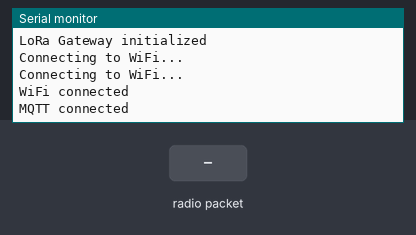
This sketch was run on a simulated ESP32. Shown: the last lines printed to the serial monitor. The inputs (shaded band) are chosen by the test bench. WiFi joins after 1.5 s; servers stay silent unless stated; no radio packets arrive unless stated; no MQTT or app messages arrive unless stated.

Above: at 3.2 s.
3.3 s: radio packet "5" arrives
At 4.4 s:
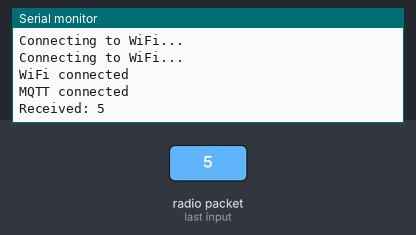
4.8 s: radio packet "90" arrives
At 5.7 s:
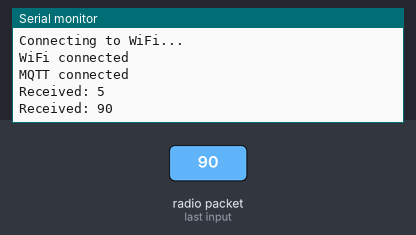
6.3 s: radio packet "200" arrives
At 7.0 s:
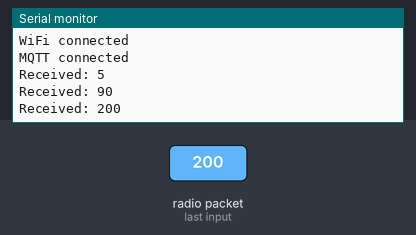

The sketch:

lora_gateway.ino
```cpp
#include <LoRa.h>
#include <WiFi.h>
#include <PubSubClient.h>
#include <ArduinoJson.h>

// WiFi credentials
const char* ssid = "your_wifi";
const char* password = "your_password";

// MQTT broker
const char* mqttServer = "your-backend-server.com";
const int mqttPort = 1883;
const char* mqttTopic = "wildlife/alert";

WiFiClient wifiClient;
PubSubClient mqttClient(wifiClient);

void setup() {
  Serial.begin(9600);

  // Initialize LoRa
  LoRa.setPins(10, 7, 6);
  if (LoRa.begin(433E6)) {
    Serial.println("LoRa Gateway initialized");
  }

  // Connect to WiFi
  WiFi.begin(ssid, password);
  while (WiFi.status() != WL_CONNECTED) {
    delay(1000);
    Serial.println("Connecting to WiFi...");
  }
  Serial.println("WiFi connected");

  // Connect to MQTT
  mqttClient.setServer(mqttServer, mqttPort);
  connectMQTT();
}

void loop() {
  if (!mqttClient.connected()) {
    connectMQTT();
  }
  mqttClient.loop();

  // Listen for LoRa packets
  int packetSize = LoRa.parsePacket();
  if (packetSize) {
    String message = "";
    while (LoRa.available()) {
      message += (char)LoRa.read();
    }

    Serial.println("Received: " + message);
    parseAndForward(message);
  }

  delay(100);
}

void connectMQTT() {
  while (!mqttClient.connected()) {
    if (mqttClient.connect("LoRaGateway")) {
      Serial.println("MQTT connected");
    } else {
      delay(5000);
    }
  }
}

void parseAndForward(String loraMessage) {
  // Parse: "ALERT:timestamp:count"
  int firstColon = loraMessage.indexOf(':');
  int secondColon = loraMessage.indexOf(':', firstColon + 1);

  if (firstColon > 0 && secondColon > 0) {
    String timestamp = loraMessage.substring(firstColon + 1, secondColon);
    String count = loraMessage.substring(secondColon + 1);

    // Create JSON payload
    StaticJsonDocument<200> doc;
    doc["beaconId"] = "BEACON_01";
    doc["timestamp"] = timestamp.toInt();
    doc["latitude"] = 10.3270;
    doc["longitude"] = 76.9550;
    doc["alertCount"] = count.toInt();

    String jsonString;
    serializeJson(doc, jsonString);

    // Publish to MQTT
    mqttClient.publish(mqttTopic, jsonString.c_str());
    Serial.println("Alert forwarded via MQTT");
  }
}
```

Measured:
- after the input at 3.3 s, the serial monitor: prints a new line after 0.08 s (image 1)
- after the input at 4.8 s, the serial monitor: prints a new line after 0.08 s (image 2)
- after the input at 6.3 s, the serial monitor: prints a new line after 0.09 s (image 3)
